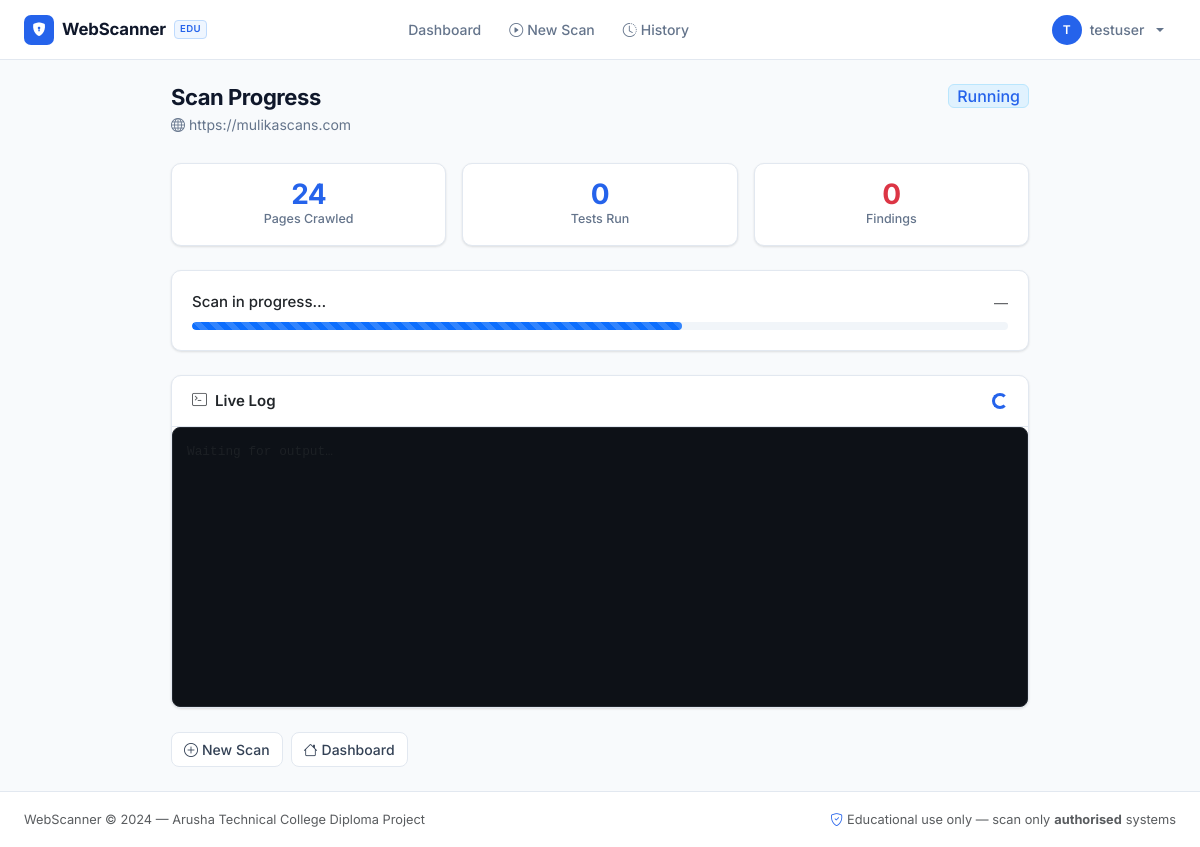
Page /scanner/progress/9 (signed in) on the earlier database version.
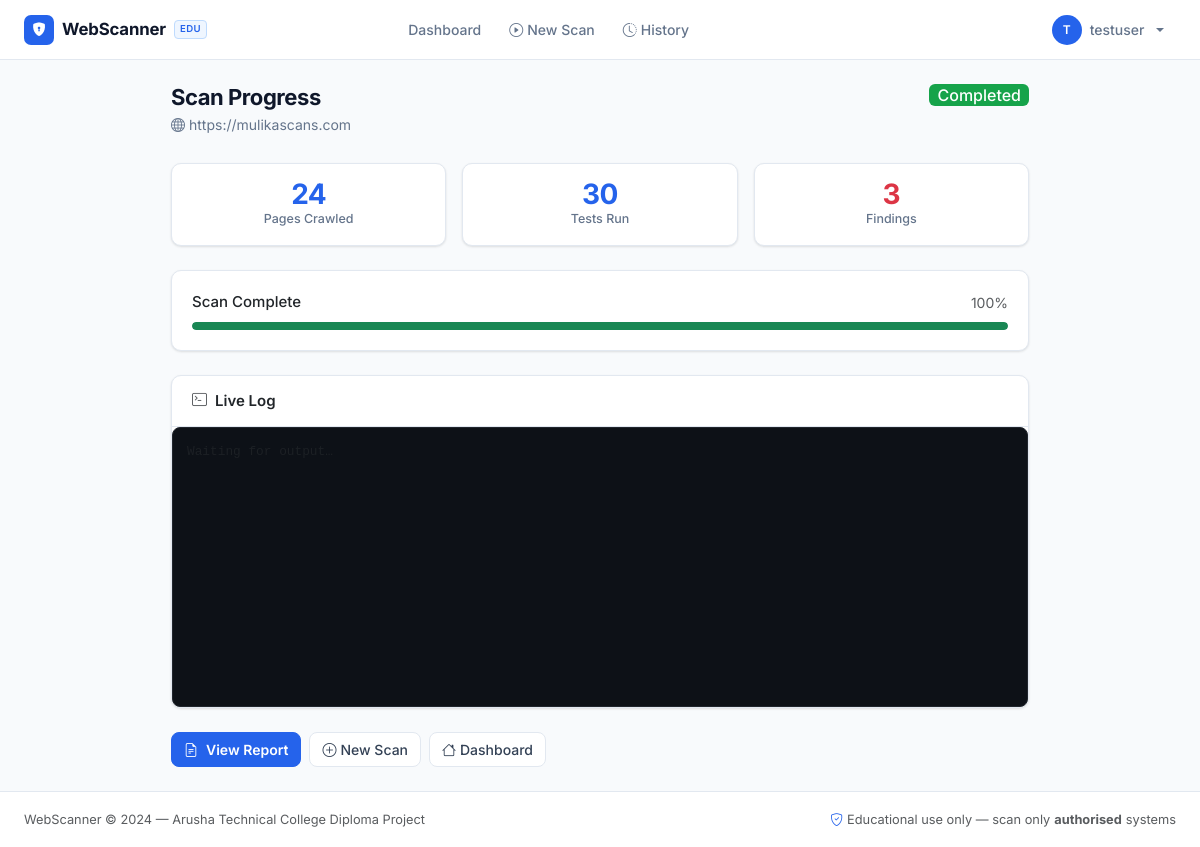
Same page on the later database version.
### app/models.py (models this page shows, shortened)
class Scan(db.Model):
    __tablename__ = 'scans'
    id           = db.Column(db.Integer, primary_key=True)
    user_id      = db.Column(db.Integer, db.ForeignKey('users.id'), nullable=False)
    target_url   = db.Column(db.String(2048), nullable=False)
    scan_type    = db.Column(db.String(20), default='quick')   # 'quick' or 'full'
    scan_modules = db.Column(db.String(100), default='sqli,xss,headers')
    status       = db.Column(db.String(20), default='pending')  # pending/running/completed/failed
    started_at   = db.Column(db.DateTime)
    completed_at = db.Column(db.DateTime)
    pages_crawled = db.Column(db.Integer, default=0)
    total_tests   = db.Column(db.Integer, default=0)
    error_message = db.Column(db.Text)
    findings = db.relationship('Finding', backref='scan', lazy='dynamic',
                               cascade='all, delete-orphan')
    logs     = db.relationship('ScanLog', backref='scan', lazy='dynamic',
                               cascade='all, delete-orphan')
    @property
    def total_findings(self):
        return self.findings.count()

### app/scanner/routes.py (the view)
@scanner_bp.route('/progress/<int:scan_id>')
@login_required
def scan_progress(scan_id):
    scan = _get_user_scan(scan_id)
    return render_template('scanner/scan_progress.html', scan=scan, title='Scan Progress')

### app/models.py (called while the page is built)
@login_manager.user_loader
def load_user(user_id):
    return User.query.get(int(user_id))

### app/scanner/routes.py (called while the page is built)
def _get_user_scan(scan_id):
    from flask import abort
    scan = Scan.query.filter_by(id=scan_id, user_id=current_user.id).first_or_404()
    return scan

### app/templates/scanner/scan_progress.html (shortened to what this page needs)
{% extends "base.html" %}
{% block content %}
<div class="row justify-content-center">
  <div class="col-lg-9">
    <div class="page-header d-flex align-items-start justify-content-between gap-3">
      <div>
        <h1 class="page-title">Scan Progress</h1>
        <p class="page-sub"><i class="bi bi-globe me-1"></i>{{ scan.target_url }}</p>
      </div>
      <span class="badge fs-6
        {% if scan.status == 'completed' %}bg-success
        {% elif scan.status == 'failed' %}bg-danger
        {% elif scan.status == 'running' %}bg-info
        {% else %}bg-warning{% endif %}" id="statusBadge">
        {{ scan.status | capitalize }}
      </span>
    </div>
    <div class="row g-3 mb-4">
      <div class="col-sm-4">
        <div class="card border-0 text-center py-3">
          <div class="stat-number text-blue" id="pagesCount">{{ scan.pages_crawled }}</div>
          <div class="stat-label">Pages Crawled</div>
        </div>
      </div>
      <div class="col-sm-4">
        <div class="card border-0 text-center py-3">
          <div class="stat-number text-accent" id="testsCount">{{ scan.total_tests }}</div>
          <div class="stat-label">Tests Run</div>
        </div>
      </div>
      <div class="col-sm-4">
        <div class="card border-0 text-center py-3">
          <div class="stat-number text-danger" id="findingsCount">{{ scan.total_findings }}</div>
          <div class="stat-label">Findings</div>
        </div>
      </div>
    </div>
    <div class="card border-0 mb-4">
      <div class="card-body">
        <div class="d-flex justify-content-between align-items-center mb-2">
          <span class="fw-medium" id="progressLabel">
            {% if scan.status == 'completed' %}Scan Complete
            {% elif scan.status == 'failed' %}Scan Failed
            {% elif scan.status == 'running' %}Scan in progress…
            {% else %}Preparing…{% endif %}
          </span>
          <span class="text-muted tip-text" id="progressPct">
            {% if scan.status in ('completed', 'failed') %}100%{% else %}—{% endif %}
          </span>
        </div>
        <div class="progress progress-sm">
          <div class="progress-bar
            {% if scan.status == 'completed' %}bg-success progress-full
            {% elif scan.status == 'failed' %}bg-danger progress-full
            {% elif scan.status == 'running' %}progress-bar-striped progress-bar-animated bg-primary progress-run
            {% else %}bg-secondary progress-init{% endif %}"
            id="progressBar" role="progressbar"
            aria-label="Scan progress" title="Scan progress"
            aria-valuemin="0" aria-valuemax="100">
          </div>
        </div>
      </div>
    </div>
    <div class="card border-0 mb-4">
      <div class="card-header d-flex align-items-center">
        <i class="bi bi-terminal me-2 text-muted"></i>
        <span class="fw-semibold">Live Log</span>
        <div class="spinner-border spinner-border-sm ms-auto text-accent" id="spinner"
             {% if scan.status not in ('running', 'pending') %}style="display:none"{% endif %}></div>
      </div>
      <div class="log-box" id="logBox">
        <span class="text-muted">Waiting for output…</span>
      </div>
    </div>
    <div class="d-flex gap-2" id="actionButtons">
      {% if scan.status == 'completed' %}
      <a href="{{ url_for('scanner.scan_results', scan_id=scan.id) }}" class="btn btn-primary fw-semibold">
        <i class="bi bi-file-earmark-text me-2"></i>View Report
      </a>
      {% endif %}
      <a href="{{ url_for('scanner.new_scan') }}" class="btn btn-outline-secondary">
        <i class="bi bi-plus-circle me-1"></i>New Scan
      </a>
      <a href="{{ url_for('dashboard.index') }}" class="btn btn-outline-secondary">
        <i class="bi bi-house me-1"></i>Dashboard
      </a>
    </div>
  </div>
</div>
{% endblock %}

Differences in the rows shown:
changed Scan "https://mulikascans.com": status "Running" → "Completed"; total_tests "0" → "30"
Other differences:
{{ scan.total_findings }}: "0" → "3"
text no longer shown: "Scan in progress… —"
text now shown: "Scan Complete 100% View Report"
